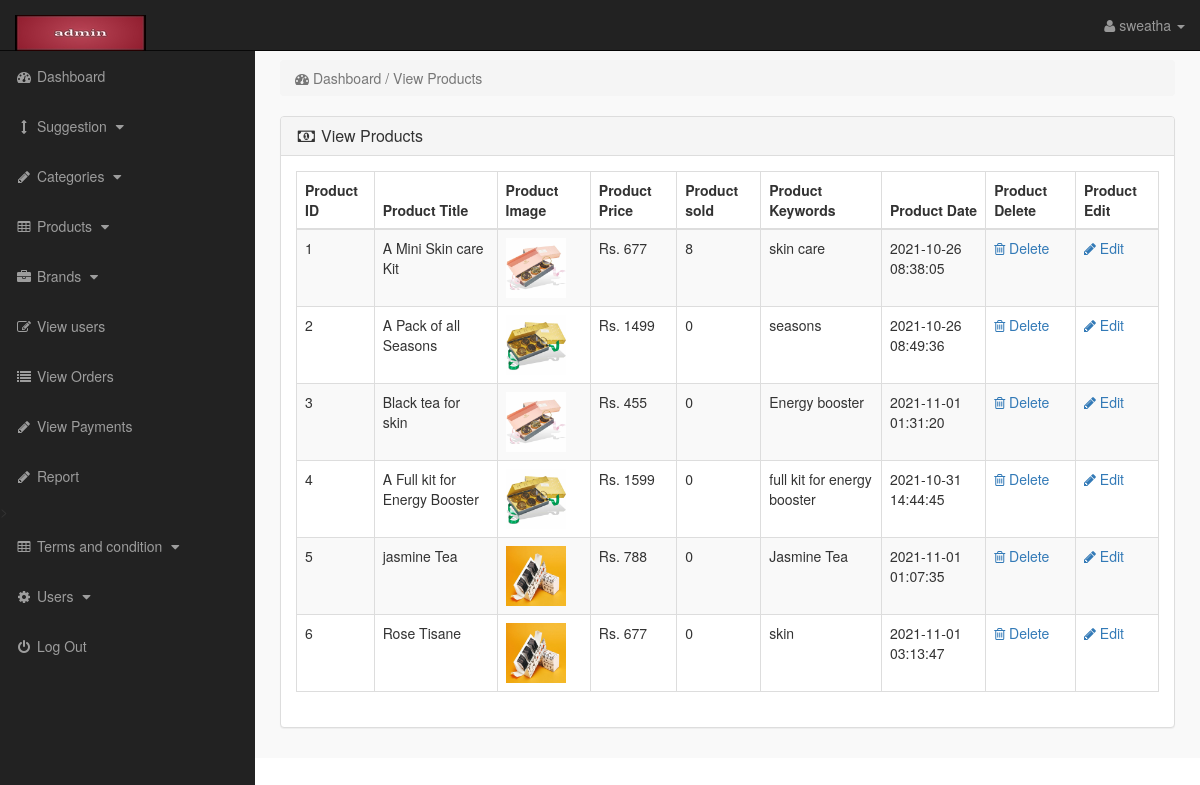
/admin_area/index.php?view_products (signed in), run on the app's committed database.
### tables this page shows
CREATE TABLE `products` (
  `product_id` int(100) NOT NULL,
  `p_cat_id` int(100) NOT NULL,
  `cat_id` int(100) NOT NULL,
  `manufacturer_id` int(100) NOT NULL,
  `date` timestamp NOT NULL DEFAULT current_timestamp() ON UPDATE current_timestamp(),
  `product_title` text NOT NULL,
  `product_url` text NOT NULL,
  `product_img1` text NOT NULL,
  `product_img2` text NOT NULL,
  `product_img3` text NOT NULL,
  `product_price` int(100) NOT NULL,
  `product_psp_price` int(100) NOT NULL,
  `product_desc` text NOT NULL,
  `product_features` text NOT NULL,
  `product_video` text NOT NULL,
  `product_keywords` text NOT NULL,
  `product_label` text NOT NULL,
  `status` varchar(255) NOT NULL,
  `delete_tab` int(11) NOT NULL DEFAULT 0
);

### admin_area/view_products.php (the view)
<?php
if(!isset($_SESSION['admin_email'])){
echo "<script>window.open('login.php','_self')</script>";
}
else {
?>
<div class="row">
<div class="col-lg-12" >
<ol class="breadcrumb" >
<li class="active" >
<i class="fa fa-dashboard"></i> Dashboard / View Products
</li>
</ol>
</div>
</div>
<div class="row" >
<div class="col-lg-12" >
<div class="panel panel-default" >
<div class="panel-heading" >
<h3 class="panel-title" >
<i class="fa fa-money fa-fw" ></i> View Products
</h3>
</div>
<div class="panel-body" >
<div class="table-responsive" >
<table class="table table-bordered table-hover table-striped" >
<thead>
<tr>
<th>Product ID</th>
<th>Product Title</th>
<th>Product Image</th>
<th>Product Price</th>
<th>Product sold</th>
<th>Product Keywords</th>
<th>Product Date</th>
<th>Product Delete</th>
<th>Product Edit</th>
</tr>
</thead>
<tbody>
<?php
$i = 0;
$get_pro = "select * from products where status='product' and delete_tab=0";
$run_pro = mysqli_query($con,$get_pro);
while(@$row_pro=mysqli_fetch_array($run_pro)){
$pro_id = $row_pro['product_id'];
$pro_title = $row_pro['product_title'];
$pro_image = $row_pro['product_img1'];
$arr=explode(".",$pro_image);
	$iname=$arr[0];
	$iext=$arr[1];
	if($iext=="jpeg")
	{
	$iext="jpg";
	$proimagename=$iname.".".$iext;
	}
	else
	{
	$proimagename=$pro_image;
    }
$pro_price = $row_pro['product_price'];
$pro_keywords = $row_pro['product_keywords'];
$pro_date = $row_pro['date'];
$i++;
?>
<tr>
<td><?php echo $i; ?></td>
<td><?php echo $pro_title; ?></td>
<td><img src="product_images/<?php echo $proimagename; ?>" width="60" height="60"></td>
<td>Rs. <?php echo $pro_price; ?></td>
<td>
<?php
$get_sold = "select * from pending_orders where product_id='$pro_id'";
$run_sold = mysqli_query($con,$get_sold);
$count = mysqli_num_rows($run_sold);
echo $count;
?>
</td>
<td> <?php echo $pro_keywords; ?> </td>
<td><?php echo $pro_date; ?></td>
<td>
<a href="index.php?delete_product=<?php echo $pro_id; ?>">
<i class="fa fa-trash-o"> </i> Delete
</a>
</td>
<td>
<a href="index.php?edit_product=<?php echo $pro_id; ?>">
<i class="fa fa-pencil"> </i> Edit
</a>
</td>
</tr>
<?php } ?>
</tbody>
</table>
</div>
</div>
</div>
</div>
</div>
<?php } ?>

### admin_area/index.php (shortened to what this page needs)
<?php
include("includes/db.php");
if(!isset($_SESSION['admin_email'])){
echo "<script>window.open('login.php','_self')</script>";
}
else {
?>
<?php
$admin_session = $_SESSION['admin_email'];
$get_admin = "select * from admins  where admin_email='$admin_session'";
$run_admin = mysqli_query($con,$get_admin);
$row_admin = mysqli_fetch_array($run_admin);
$admin_name = $row_admin['admin_name'];
?>
<!DOCTYPE html>
<html>
<head>
<link href="css/bootstrap.min.css" rel="stylesheet">
<link href="css/style.css" rel="stylesheet">
<link href="font-awesome/css/font-awesome.min.css" rel="stylesheet" >
</head>
<body>
<div id="wrapper">
<?php include("includes/sidebar.php");  ?>
<div id="page-wrapper">
<div class="container-fluid">
<?php
if(isset($_GET['view_products'])){
include("view_products.php");
}
?>
</div>
</div>
</div>
</body>
</html>
<?php } ?>

### admin_area/includes/sidebar.php (shortened to what this page needs)
<?php
if(!isset($_SESSION['admin_email'])){
echo "<script>window.open('login.php','_self')</script>";
}
else {
?>
<nav class="navbar navbar-inverse navbar-fixed-top" >
<div class="navbar-header" >
<a class="navbar-brand" href="index.php?dashboard" ><img src="admin_images/l.jpg"></a>
</div>
<ul class="nav navbar-right top-nav" >
<li class="dropdown" >
<a href="#" class="dropdown-toggle" data-toggle="dropdown" >
<i class="fa fa-user" ></i>
<?php echo $admin_name; ?> <b class="caret" ></b>
</a>
</li>
</ul>
<div class="collapse navbar-collapse navbar-ex1-collapse">
<ul class="nav navbar-nav side-nav">
<li>
<a href="index.php?dashboard">
<i class="fa fa-fw fa-dashboard"></i> Dashboard
</a>
</li>
<li>
<a href="#" data-toggle="collapse" data-target="#cat">
<i class="fa fa-fw fa-arrows-v"></i> Suggestion
<i class="fa fa-fw fa-caret-down"></i>
</a>
</li>
<li>
<a href="#" data-toggle="collapse" data-target="#p_cat">
<i class="fa fa-fw fa-pencil"></i>  Categories
<i class="fa fa-fw fa-caret-down"></i>
</a>
</li>
<li>
<a href="#" data-toggle="collapse" data-target="#products">
<i class="fa fa-fw fa-table"></i> Products
<i class="fa fa-fw fa-caret-down"></i>
</a>
</li>
<li>
<a href="#" data-toggle="collapse" data-target="#manufacturers">
<i class="fa fa-fw fa-briefcase"></i> Brands
<i class="fa fa-fw fa-caret-down"></i>
</a>
</li>
<li>
<a href="index.php?view_customers">
<i class="fa fa-fw fa-edit"></i> View users
</a>
</li>
<li>
<a href="index.php?view_orders">
<i class="fa fa-fw fa-list"></i> View Orders
</a>
</li>
<li>
<a href="index.php?view_payments">
<i class="fa fa-fw fa-pencil"></i> View Payments
</a>
</li>
<li>
<a href="index.php?view_payments.php">
<i class="fa fa-fw fa-pencil"></i> Report
</a>
</li>
<li>
<a href="#" data-toggle="collapse" data-target="#terms" >
<i class="fa fa-fw fa-table"></i> Terms and condition
<i class="fa fa-fw fa-caret-down"></i>
</a>
</li>
<li>
<a href="#" data-toggle="collapse" data-target="#users">
<i class="fa fa-fw fa-gear"></i> Users
<i class="fa fa-fw fa-caret-down"></i>
</a>
</li>
<li>
<a href="logout.php">
<i class="fa fa-fw fa-power-off"></i> Log Out
</a>
</li>
</ul>
</div>
</nav>
<?php } ?>

### admin_area/css/style.css (style rules this page uses)
body { margin-top:100px; }
@media (min-width: 768px) { body { margin-top:50px; } }
#wrapper { padding-left:0; }
#page-wrapper { width:100%; padding:0; background-color:#F9F9F9; }
@media (min-width: 768px) { #wrapper { padding-left:255px; } }
@media (min-width: 768px) { #page-wrapper { padding:10px; } }
.top-nav { padding:0 15px; }
.top-nav>li { display:inline-block; float:left; }
.top-nav>li>a { padding-top:15px; padding-bottom:15px; line-height:20px; color:#999; }
@media (min-width: 768px) { .side-nav { position:fixed; top:51px; width:255px; border-radius:0; overflow-y:auto; background-color: #222; bottom:0; overflow-x:hidden; padding-bottom:40px; } }
@media (min-width: 768px) { .side-nav>li>a { width:255px; } }
.panel-body { border-radius:5px; }

### data on the page
products: product_title "A Mini Skin care Kit", product_img1 (picture), product_price "677", count "8", product_keywords "skin care", date "2021-10-26 08:38:05"
products: product_title "A Pack of all Seasons", product_img1 (picture), product_price "1499", count "0", product_keywords "seasons", date "2021-10-26 08:49:36"
products: product_title "Black tea for skin", product_img1 (picture), product_price "455", count "0", product_keywords "Energy booster", date "2021-11-01 01:31:20"
products: product_title "A Full kit for Energy Booster", product_img1 (picture), product_price "1599", count "0", product_keywords "full kit for energy booster", date "2021-10-31 14:44:45"
products: product_title "jasmine Tea", product_img1 (picture), product_price "788", count "0", product_keywords "Jasmine Tea", date "2021-11-01 01:07:35"
products: product_title "Rose Tisane", product_img1 (picture), product_price "677", count "0", product_keywords "skin", date "2021-11-01 03:13:47"

### other printed values
$admin_name "sweatha"
